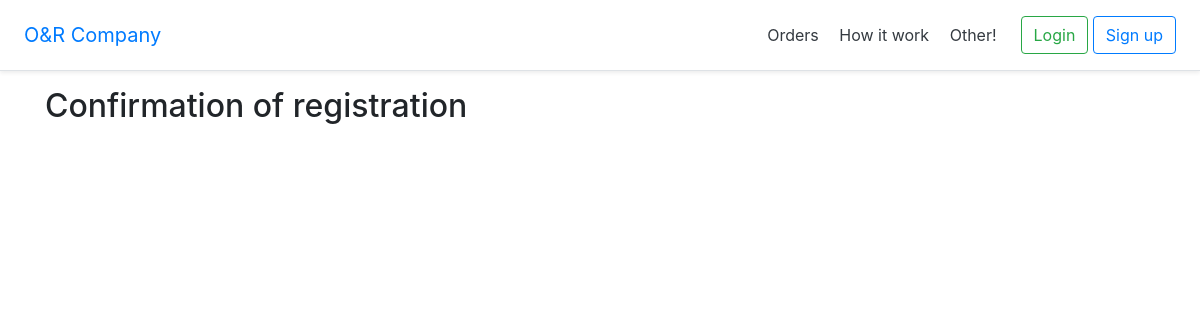
The app's page /orders/, older data.
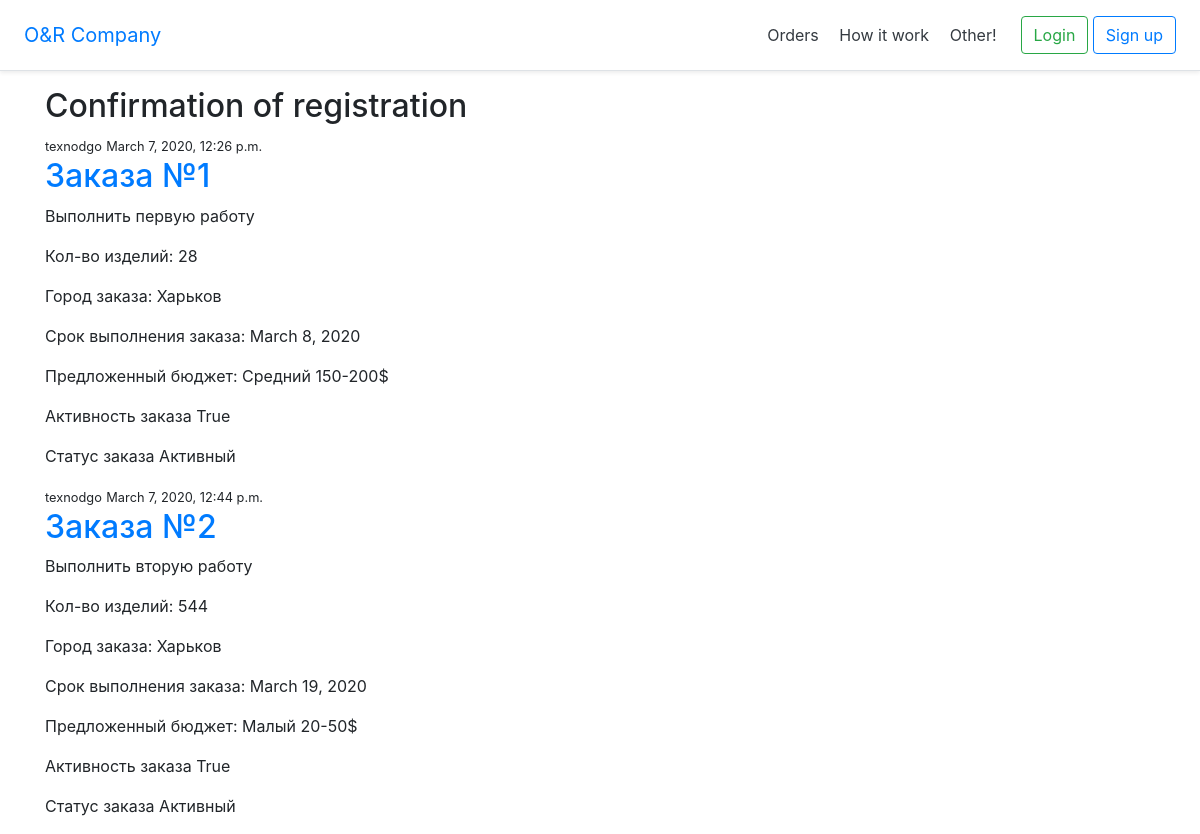
The same page, newer data.
### orders/models.py (models this page shows, shortened)
class Order(models.Model):
    author = models.ForeignKey(User, on_delete=models.PROTECT)  # Автор заказа. Автоматически
    date_create = models.DateTimeField(default=timezone.now)  # Время создания заказа. Автоматически
    title = models.CharField(max_length=100)  # Заголовок заказа
    description = models.TextField()  # Описание заказа
    amount = models.PositiveIntegerField()  # Кол-во изделий
    city = models.CharField(max_length=30)  # Грод заказа
    lead_time = models.DateField()  # Срок выполнения заказа
    proposed_budget = models.CharField(max_length=40)  # Предложеный бюджет
    activity = models.BooleanField()  # Активность заказа
    status = models.CharField(max_length=10)  # Статус заказ

### orders/views.py (the view)
# urls.py: path('orders/', orders_views.orders, name='orders'),
def orders(request):
    all_orders = Order.objects.all()
    context = {
        'all_orders': all_orders
    }
    return render(request, 'orders/all_orders.html', context)

### orders/templates/orders/all_orders.html (shortened to what this page needs)
{% extends "HomePage/base.html" %}
{% load i18n %}
{% block content %}
    <div class="container">
        <h2>{% trans "Confirmation of registration" %}</h2>
    </div>
    {% for order in all_orders %}
        <div class="container">
            <small>{{ order.author }}</small>
            <small>{{ order.date_create }}</small>
            <h2><a href="{{order.id}}">{{ order.title }}</a></h2>
            <p>{{ order.description }}</p>
            <p>{% trans "Кол-во изделий: " %} {{ order.amount }}</p>
            <p>{% trans "Город заказа: "%} {{ order.city }}</p>
            <p>{% trans "Срок выполнения заказа: "%} {{ order.lead_time }}</p>
            <p>{% trans "Предложенный бюджет: " %} {{ order.proposed_budget }}</p>
            <p>{% trans "Активность заказа" %} {{ order.activity }}</p>
            <p>{% trans "Статус заказа" %} {{ order.status }}</p>
        </div>
    {% endfor %}
{% endblock %}

Row changes from the older to the newer data that the page shows:
added Order: author "texnodgo", date_create "March 7, 2020, 12:26 p.m.", title "Заказа №1", description "Выполнить первую работу", amount "28", city "Харьков", lead_time "March 8, 2020", proposed_budget "Средний 150-200$", activity "True", status "Активный"
added Order: author "texnodgo", date_create "March 7, 2020, 12:44 p.m.", title "Заказа №2", description "Выполнить вторую работу", amount "544", city "Харьков", lead_time "March 19, 2020", proposed_budget "Малый 20-50$", activity "True", status "Активный"
